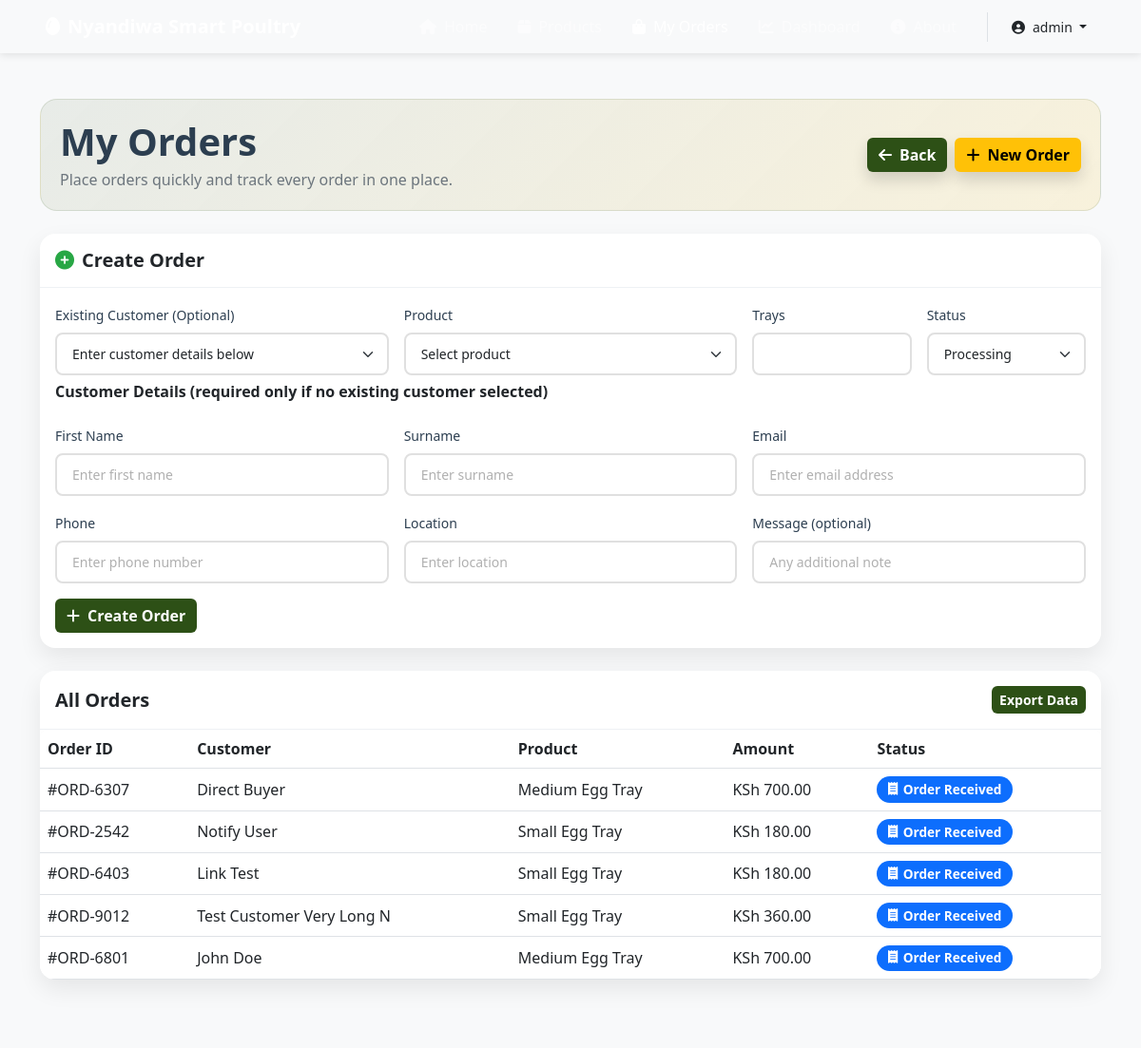
The page /orders/ (signed in, upper part) on the database as committed earlier.
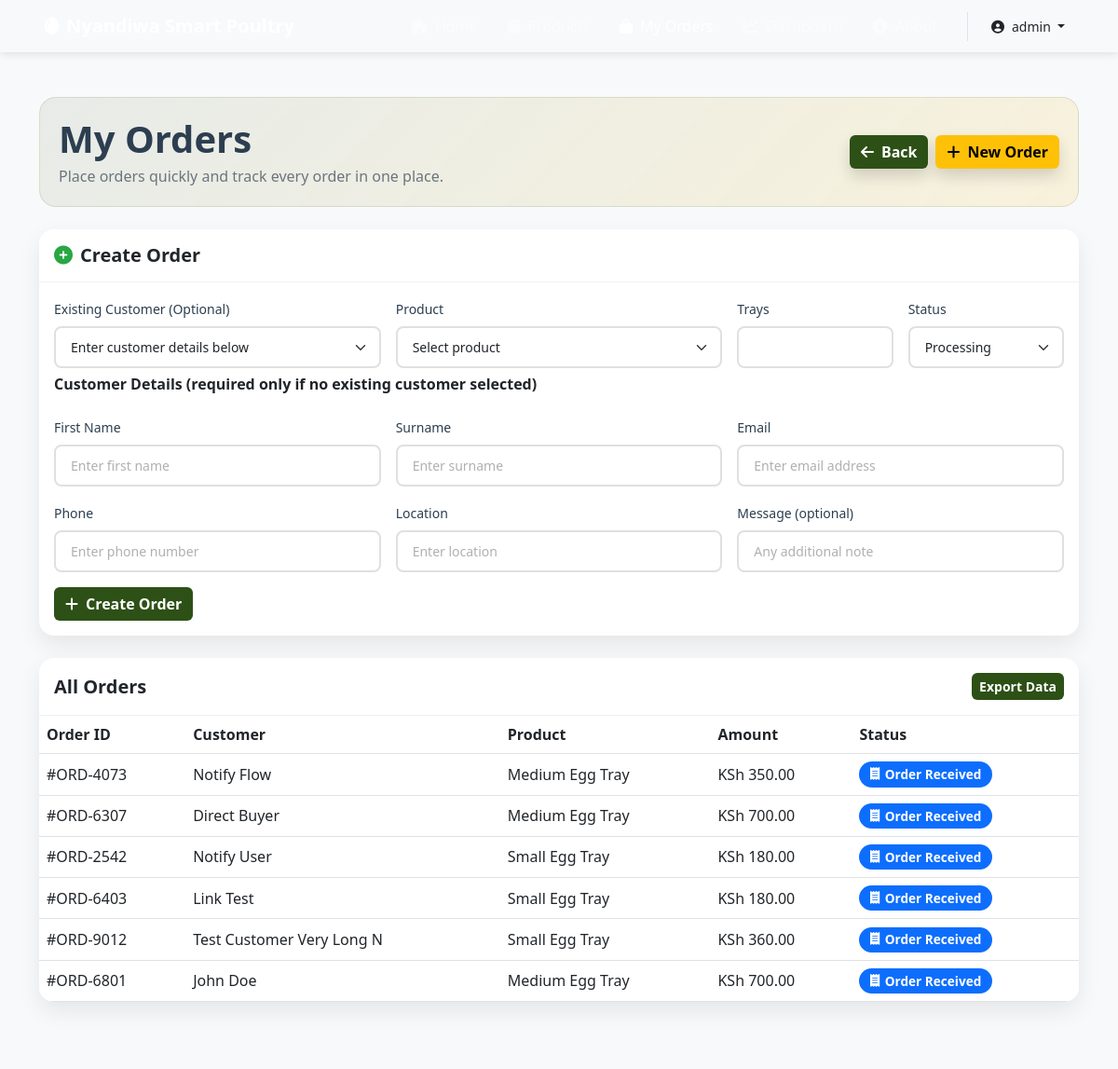
The same page on the database as committed later.
### chickapp/models.py (models this page shows, shortened)
class order(models.Model):
    STATUS_PROCESSING = "processing"
    STATUS_IN_TRANSIT = "in_transit"
    STATUS_DELIVERED = "delivered"
    STATUS_CANCELLED = "cancelled"
    STATUS_CHOICES = [
        (STATUS_PROCESSING, "Processing"),
        (STATUS_IN_TRANSIT, "In Transit"),
        (STATUS_DELIVERED, "Delivered"),
        (STATUS_CANCELLED, "Cancelled"),
    ]
    PAYMENT_MPESA = "mpesa"
    PAYMENT_AIRTEL = "airtel_money"
    PAYMENT_CASH = "cash"
    PAYMENT_METHOD_CHOICES = [
        (PAYMENT_MPESA, "M-Pesa"),
        (PAYMENT_AIRTEL, "Airtel Money"),
        (PAYMENT_CASH, "Cash on Delivery"),
    ]
    PAYMENT_STATUS_PENDING = "pending"
    PAYMENT_STATUS_COMPLETED = "completed"
    PAYMENT_STATUS_FAILED = "failed"
    PAYMENT_STATUS_CHOICES = [
        (PAYMENT_STATUS_PENDING, "Pending"),
        (PAYMENT_STATUS_COMPLETED, "Completed"),
        (PAYMENT_STATUS_FAILED, "Failed"),
    ]
    order_code = models.CharField(max_length=12, editable=False, default='TEMP')
    customer = models.ForeignKey(customer, on_delete=models.CASCADE)
    product = models.ForeignKey(product, on_delete=models.PROTECT, null=True, blank=True)
    number_of_trays = models.PositiveIntegerField()
    amount = models.DecimalField(max_digits=10, decimal_places=2, default=0)
    status = models.CharField(max_length=20, choices=STATUS_CHOICES, default=STATUS_PROCESSING)
    payment_method = models.CharField(max_length=20, choices=PAYMENT_METHOD_CHOICES, blank=True, default="")
    payment_status = models.CharField(max_length=20, choices=PAYMENT_STATUS_CHOICES, default=PAYMENT_STATUS_PENDING)
    payment_phone = models.CharField(max_length=15, blank=True, default="")
    payment_reference = models.CharField(max_length=50, blank=True, default="")
    mpesa_checkout_request_id = models.CharField(max_length=100, blank=True, default="")
    mpesa_merchant_request_id = models.CharField(max_length=100, blank=True, default="")
    mpesa_receipt_number = models.CharField(max_length=50, blank=True, default="")
    order_date = models.DateTimeField(auto_now_add=True)
    updated_at = models.DateTimeField(auto_now=True)
    message = models.TextField(blank=True, default="")

class customer(models.Model):
    name = models.CharField(max_length=100)
    surname = models.CharField(max_length=100)
    email = models.EmailField(max_length=100)
    password = models.CharField(max_length=255)
    phone = models.CharField(max_length=20)
    location = models.CharField(max_length=100)
    message = models.TextField(blank=True, default="")

class product(models.Model):
    name = models.CharField(max_length=50)
    size = models.CharField(max_length=30, blank=True, default="")
    price = models.DecimalField(max_digits=10, decimal_places=2)
    description = models.TextField(blank=True, default="")
    is_active = models.BooleanField(default=True)
    created_at = models.DateTimeField(auto_now_add=True)

### chickapp/views.py (the view, shortened to what this page needs)
# urls.py: path('orders/', views.orders, name='orders'),
def orders(request):
    if not request.user.is_authenticated:
        return redirect('login')
    db_error = None
    all_orders = []
    all_customers = []
    all_products = []
    status_choices = []
    try:
        all_orders = list(order.objects.select_related('customer', 'product').order_by('-order_date'))
        all_customers = list(customer.objects.order_by('name', 'surname'))
        all_products = list(product.objects.filter(is_active=True).order_by('name'))
        status_choices = order.STATUS_CHOICES
    except OperationalError:
        db_error = 'Order system is unavailable. Run migrations to create required tables.'
    return render(request, 'order.html', {
        'orders': all_orders,
        'customers': all_customers,
        'products': all_products,
        'status_choices': status_choices,
        'db_error': db_error,
    })

### chickapp/templates/order.html (shortened to what the changed rows need)
<!DOCTYPE html>
<html lang="en">
<head>
    {% load static %}
    <link href="https://cdn.jsdelivr.net/npm/bootstrap@5.3.0/dist/css/bootstrap.min.css" rel="stylesheet">
    <link href="https://cdnjs.cloudflare.com/ajax/libs/font-awesome/6.4.0/css/all.min.css" rel="stylesheet">
    <link href="{% static 'css/custom.css' %}" rel="stylesheet">
</head>
<body class="page-transition">
    <main class="py-5">
        <div class="container">
            <div class="orders-hero d-flex flex-wrap justify-content-between align-items-center mb-4">
                <div>
                    <h1 class="display-6 fw-bold mb-1">My Orders</h1>
                </div>
            </div>
            <div class="card orders-card mb-4">
                <div class="table-responsive">
                    <table class="table align-middle mb-0">
                        <thead class="bg-light">
                            <tr>
                                <th>Order ID</th>
                                <th>Customer</th>
                                <th>Product</th>
                                <th>Amount</th>
                                <th>Status</th>
                            </tr>
                        </thead>
                        <tbody>
                            {% if orders %}
                                {% for order in orders %}
                                    <tr id="{{ order.order_code }}">
                                        <td>#{{ order.order_code }}</td>
                                        <td>{{ order.customer.name }} {{ order.customer.surname }}</td>
                                        <td>{{ order.product.name }}</td>
                                        <td>KSh {{ order.amount }}</td>
                                        <td>
                                            {% if order.status == 'delivered' %}
                                                <span class="badge bg-success status-pill"><i class="fas fa-check-circle"></i>Delivered</span>
                                            {% elif order.status == 'processing' %}
                                                <span class="badge bg-primary status-pill"><i class="fas fa-receipt"></i>Order Received</span>
                                            {% elif order.status == 'in_transit' %}
                                                <span class="badge bg-info status-pill"><i class="fas fa-truck"></i>In Transit</span>
                                            {% else %}
                                                <span class="badge bg-danger status-pill"><i class="fas fa-times-circle"></i>Cancelled</span>
                                            {% endif %}
                                        </td>
                                    </tr>
                                {% endfor %}
                            {% else %}
                                <tr>
                                    <td colspan="5" class="text-center text-secondary py-4">No orders yet.</td>
                                </tr>
                            {% endif %}
                        </tbody>
                    </table>
                </div>
            </div>
        </div>
    </main>
</body>
</html>

Rows that differ between the two databases and show on the page:
added order: order_code "ORD-4073", customer.name "Notify", customer.surname "Flow", product.name "Medium Egg Tray", amount "350.00", status "processing" (drawn)
